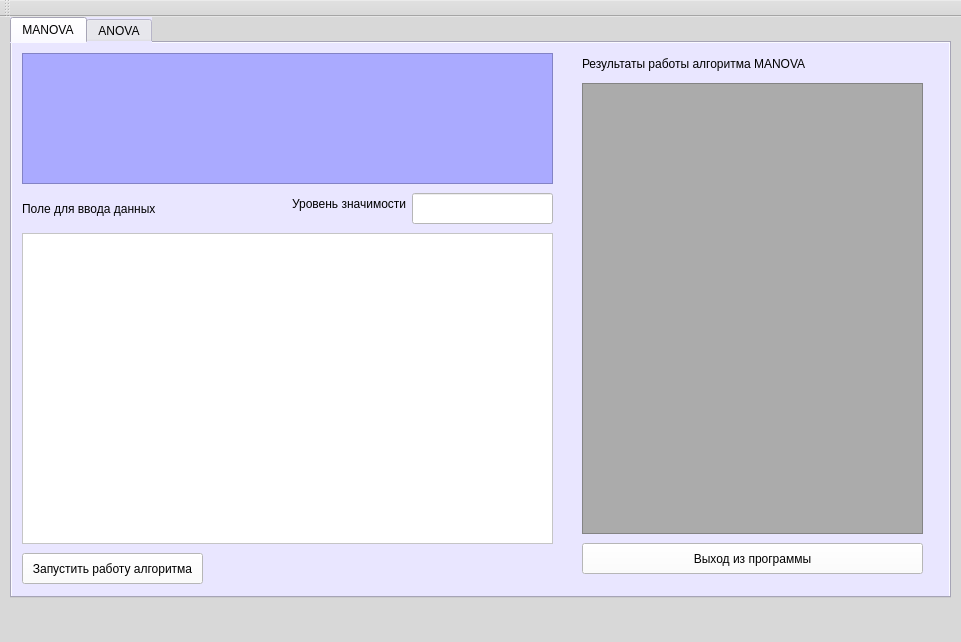
<?xml version="1.0" encoding="UTF-8"?>
<ui version="4.0">
 <class>MainWindow</class>
 <widget class="QMainWindow" name="MainWindow">
  <property name="geometry">
   <rect>
    <x>0</x>
    <y>0</y>
    <width>961</width>
    <height>642</height>
   </rect>
  </property>
  <property name="windowTitle">
   <string>Программная реализация MANOVA/ANOVA</string>
  </property>
  <property name="styleSheet">
   <string notr="true">background-color: rgb(216, 216, 216);</string>
  </property>
  <widget class="QWidget" name="centralWidget">
   <widget class="QTabWidget" name="tabWidget">
    <property name="geometry">
     <rect>
      <x>10</x>
      <y>0</y>
      <width>941</width>
      <height>581</height>
     </rect>
    </property>
    <property name="styleSheet">
     <string notr="true">background-color: rgb(233, 230, 255);</string>
    </property>
    <property name="tabShape">
     <enum>QTabWidget::Rounded</enum>
    </property>
    <property name="currentIndex">
     <number>0</number>
    </property>
    <widget class="QWidget" name="tab_1">
     <property name="maximumSize">
      <size>
       <width>16777215</width>
       <height>16777215</height>
      </size>
     </property>
     <attribute name="title">
      <string>MANOVA</string>
     </attribute>
     <widget class="QTextBrowser" name="textBrowser">
      <property name="geometry">
       <rect>
        <x>570</x>
        <y>40</y>
        <width>341</width>
        <height>451</height>
       </rect>
      </property>
      <property name="styleSheet">
       <string notr="true">background-color: rgb(171, 171, 171);</string>
      </property>
     </widget>
     <widget class="QLabel" name="label">
      <property name="geometry">
       <rect>
        <x>570</x>
        <y>10</y>
        <width>281</width>
        <height>21</height>
       </rect>
      </property>
      <property name="text">
       <string>Результаты работы алгоритма MANOVA</string>
      </property>
     </widget>
     <widget class="QPushButton" name="pushButton_3">
      <property name="geometry">
       <rect>
        <x>10</x>
        <y>510</y>
        <width>181</width>
        <height>31</height>
       </rect>
      </property>
      <property name="styleSheet">
       <string notr="true">background-color: rgb(255, 255, 255);</string>
      </property>
      <property name="text">
       <string>Запустить работу алгоритма</string>
      </property>
     </widget>
     <widget class="QTextBrowser" name="textBrowser_4">
      <property name="geometry">
       <rect>
        <x>10</x>
        <y>10</y>
        <width>531</width>
        <height>131</height>
       </rect>
      </property>
      <property name="styleSheet">
       <string notr="true">background-color: rgb(170, 170, 255);</string>
      </property>
     </widget>
     <widget class="QTextEdit" name="textEdit_2">
      <property name="geometry">
       <rect>
        <x>10</x>
        <y>190</y>
        <width>531</width>
        <height>311</height>
       </rect>
      </property>
      <property name="styleSheet">
       <string notr="true">background-color: rgb(255, 255, 255);</string>
      </property>
     </widget>
     <widget class="QLabel" name="label_5">
      <property name="geometry">
       <rect>
        <x>10</x>
        <y>150</y>
        <width>141</width>
        <height>31</height>
       </rect>
      </property>
      <property name="text">
       <string>Поле для ввода данных</string>
      </property>
     </widget>
     <widget class="QLabel" name="label_6">
      <property name="geometry">
       <rect>
        <x>280</x>
        <y>150</y>
        <width>121</width>
        <height>21</height>
       </rect>
      </property>
      <property name="text">
       <string>Уровень значимости</string>
      </property>
     </widget>
     <widget class="QLineEdit" name="lineEdit_2">
      <property name="geometry">
       <rect>
        <x>400</x>
        <y>150</y>
        <width>141</width>
        <height>31</height>
       </rect>
      </property>
      <property name="styleSheet">
       <string notr="true">background-color: rgb(255, 255, 255);</string>
      </property>
     </widget>
     <widget class="QPushButton" name="pushButton">
      <property name="geometry">
       <rect>
        <x>570</x>
        <y>500</y>
        <width>341</width>
        <height>31</height>
       </rect>
      </property>
      <property name="styleSheet">
       <string notr="true">background-color: rgb(255, 255, 255);</string>
      </property>
      <property name="text">
       <string>Выход из программы</string>
      </property>
     </widget>
    </widget>
    <widget class="QWidget" name="tab_2">
     <attribute name="title">
      <string>ANOVA</string>
     </attribute>
     <widget class="QTextBrowser" name="textBrowser_2">
      <property name="geometry">
       <rect>
        <x>570</x>
        <y>40</y>
        <width>341</width>
        <height>451</height>
       </rect>
      </property>
      <property name="styleSheet">
       <string notr="true">background-color: rgb(171, 171, 171);</string>
      </property>
     </widget>
     <widget class="QLabel" name="label_2">
      <property name="geometry">
       <rect>
        <x>570</x>
        <y>10</y>
        <width>261</width>
        <height>21</height>
       </rect>
      </property>
      <property name="text">
       <string>Результаты работы алгоритма ANOVA</string>
      </property>
     </widget>
     <widget class="QPushButton" name="pushButton_2">
      <property name="geometry">
       <rect>
        <x>10</x>
        <y>510</y>
        <width>181</width>
        <height>31</height>
       </rect>
      </property>
      <property name="styleSheet">
       <string notr="true">background-color: rgb(255, 255, 255);</string>
      </property>
      <property name="text">
       <string>Запустить работу алгоритма</string>
      </property>
     </widget>
     <widget class="QTextBrowser" name="textBrowser_3">
      <property name="geometry">
       <rect>
        <x>10</x>
        <y>10</y>
        <width>531</width>
        <height>131</height>
       </rect>
      </property>
      <property name="styleSheet">
       <string notr="true">background-color: rgb(170, 170, 255);</string>
      </property>
     </widget>
     <widget class="QTextEdit" name="textEdit">
      <property name="geometry">
       <rect>
        <x>10</x>
        <y>190</y>
        <width>531</width>
        <height>311</height>
       </rect>
      </property>
      <property name="styleSheet">
       <string notr="true">background-color: rgb(255, 255, 255);</string>
      </property>
     </widget>
     <widget class="QLabel" name="label_3">
      <property name="geometry">
       <rect>
        <x>10</x>
        <y>150</y>
        <width>171</width>
        <height>31</height>
       </rect>
      </property>
      <property name="text">
       <string>Поле для ввода данных</string>
      </property>
     </widget>
     <widget class="QLabel" name="label_4">
      <property name="geometry">
       <rect>
        <x>280</x>
        <y>150</y>
        <width>111</width>
        <height>21</height>
       </rect>
      </property>
      <property name="text">
       <string>Уровень значимости</string>
      </property>
     </widget>
     <widget class="QLineEdit" name="lineEdit">
      <property name="geometry">
       <rect>
        <x>400</x>
        <y>150</y>
        <width>141</width>
        <height>31</height>
       </rect>
      </property>
      <property name="styleSheet">
       <string notr="true">background-color: rgb(255, 255, 255);</string>
      </property>
     </widget>
     <widget class="QPushButton" name="pushButton_4">
      <property name="geometry">
       <rect>
        <x>570</x>
        <y>500</y>
        <width>341</width>
        <height>31</height>
       </rect>
      </property>
      <property name="styleSheet">
       <string notr="true">background-color: rgb(255, 255, 255);</string>
      </property>
      <property name="text">
       <string>Выход из программы</string>
      </property>
     </widget>
    </widget>
   </widget>
  </widget>
  <widget class="QMenuBar" name="menuBar">
   <property name="geometry">
    <rect>
     <x>0</x>
     <y>0</y>
     <width>961</width>
     <height>21</height>
    </rect>
   </property>
  </widget>
  <widget class="QToolBar" name="mainToolBar">
   <attribute name="toolBarArea">
    <enum>TopToolBarArea</enum>
   </attribute>
   <attribute name="toolBarBreak">
    <bool>false</bool>
   </attribute>
  </widget>
  <widget class="QStatusBar" name="statusBar"/>
 </widget>
 <layoutdefault spacing="6" margin="11"/>
 <resources/>
 <connections>
  <connection>
   <sender>pushButton</sender>
   <signal>clicked()</signal>
   <receiver>MainWindow</receiver>
   <slot>close()</slot>
   <hints>
    <hint type="sourcelabel">
     <x>600</x>
     <y>563</y>
    </hint>
    <hint type="destinationlabel">
     <x>791</x>
     <y>587</y>
    </hint>
   </hints>
  </connection>
  <connection>
   <sender>pushButton_4</sender>
   <signal>clicked()</signal>
   <receiver>MainWindow</receiver>
   <slot>close()</slot>
   <hints>
    <hint type="sourcelabel">
     <x>819</x>
     <y>571</y>
    </hint>
    <hint type="destinationlabel">
     <x>960</x>
     <y>595</y>
    </hint>
   </hints>
  </connection>
 </connections>
</ui>
